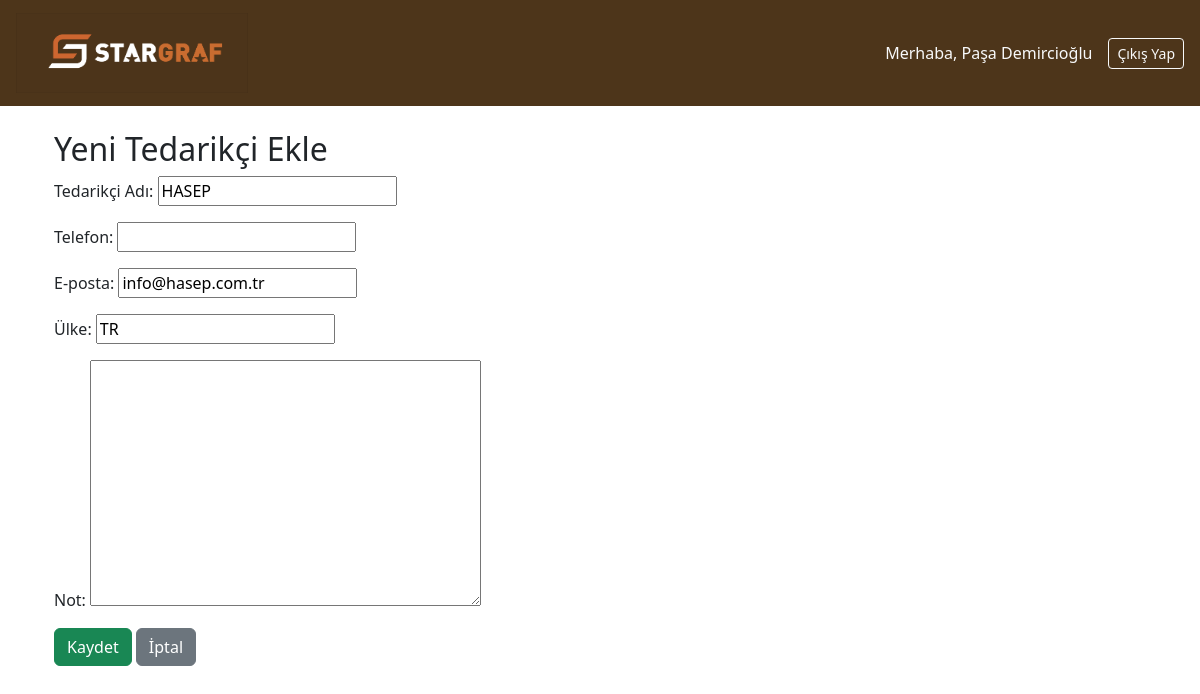
Page /suppliers/edit/2/ (signed in) on the committed database.
### core/models.py (models this page shows, shortened)
class Supplier(models.Model):
    name = models.CharField(max_length=100, verbose_name="Tedarikçi Adı")
    country = models.CharField(max_length=100, blank=True, verbose_name="Ülke")
    phone = models.CharField(max_length=20, null=True, blank=True, verbose_name="Telefon")
    email = models.EmailField(blank=True, null=True, verbose_name="E-posta")
    note = models.TextField(blank=True, null=True, verbose_name="Not")
    created_by = models.ForeignKey(User, on_delete=models.SET_NULL, null=True, related_name="created_suppliers")
    created_at = models.DateTimeField(auto_now_add=True)
    updated_by = models.ForeignKey(User, on_delete=models.SET_NULL, null=True, related_name="updated_suppliers")
    updated_at = models.DateTimeField(auto_now=True)

### core/views.py (the view, shortened to what this page needs)
# urls.py: path("suppliers/edit/<int:pk>/", SupplierUpdateView.as_view(), name="supplier_edit"),
class SupplierUpdateView(LoginRequiredMixin, UpdateView):
    model = Supplier
    fields = ["name", "phone", "email", "country", "note"]
    template_name = "core/supplier_form.html"
    success_url = reverse_lazy("supplier_list")

### core/templates/core/supplier_form.html (shortened to what this page needs)
{% extends "base.html" %}
{% block content %}
  <div class="container mt-4">
    <h2>Yeni Tedarikçi Ekle</h2>
    <form method="post">
      {{ form.as_p }}
      <button type="submit" class="btn btn-success">Kaydet</button>
      <a href="{% url 'supplier_list' %}" class="btn btn-secondary">İptal</a>
    </form>
  </div>
{% endblock %}

### core/templates/base.html (shortened to what this page needs)
<!DOCTYPE html>
<html lang="tr">
{% load static %}
<head>
    <link rel="stylesheet" href="https://cdn.jsdelivr.net/npm/bootstrap@5.3.3/dist/css/bootstrap.min.css">
</head>
<body>
    <nav class="navbar navbar-expand-lg px-3" style="background-color: rgb(77, 53, 26);">
        <a class="navbar-brand" href="/">
            <img src="{% static 'img/LOGO.png' %}" alt="Logo" height="80">
        </a>
        <div class="ms-auto d-flex align-items-center">
          {% if user.is_authenticated %}
            <span class="text-light me-3">
              Merhaba, {{ user.first_name }} {{ user.last_name }}
            </span>
            <a href="{% url 'logout' %}" class="btn btn-outline-light btn-sm">Çıkış Yap</a>
          {% else %}
            <a href="{% url 'login' %}" class="btn btn-light btn-sm">Giriş Yap</a>
          {% endif %}
        </div>
    </nav>
    <main class="container mt-4">
        {% block content %}
        {% endblock %}
    </main>
</body>
</html>

### rows in the picture
Supplier: name "HASEP", email "info@hasep.com.tr", country "TR"

### other values in the picture
{{ user.first_name }} "Paşa"
{{ user.last_name }} "Demircioğlu"
